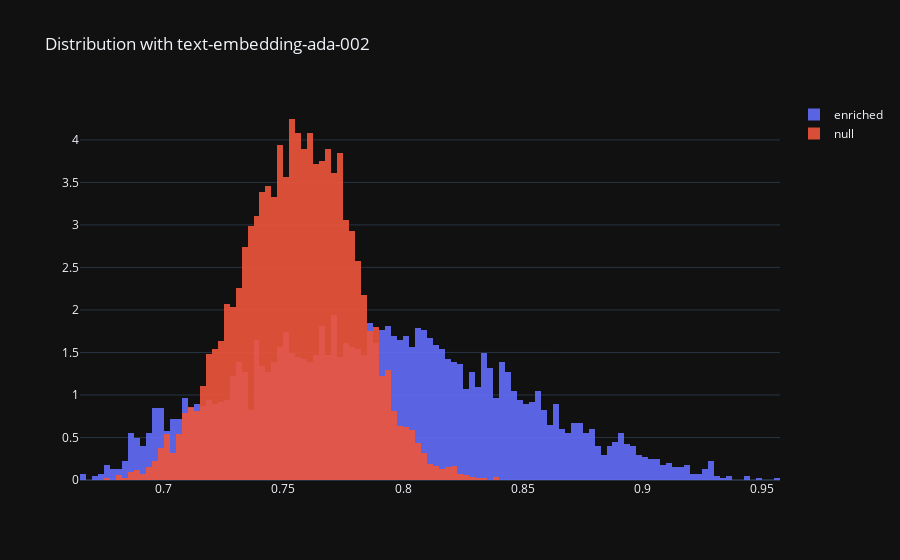

The notebook cell this image was saved under:
### Code cell
fig = go.Figure()
fig.add_trace(go.Histogram(x=enriched.similarity, histnorm="percent", name="enriched", xbins=go.histogram.XBins(size=0.0025)))
fig.add_trace(go.Histogram(x=null.similarity, histnorm="percent",name="null", xbins=go.histogram.XBins(size=0.0025)))

# Overlay both histograms
fig.update_layout(
    title_text=f"Distribution with {embedder.model}",
    barmode='overlay',
    template="plotly_dark",
)
# Reduce opacity to see both histograms
fig.update_traces(opacity=0.9)
fig.show()

### Figure 1 — Plotly figure (JSON) as saved in the notebook; plotly's stock layout.template omitted (floating-point values rounded to 4 significant figures; data arrays with more than 128 entries replaced by an {"elided": "..."} marker saying what was removed)
{"data": [{"histnorm": "percent", "name": "enriched", "opacity": 0.9, "type": "histogram", "x": {"elided": "4020 float values"}, "xbins": {"size": 0.0025}}, {"histnorm": "percent", "name": "null", "opacity": 0.9, "type": "histogram", "x": {"elided": "5323 float values"}, "xbins": {"size": 0.0025}}], "layout": {"barmode": "overlay", "title": {"text": "Distribution with text-embedding-ada-002"}}}
